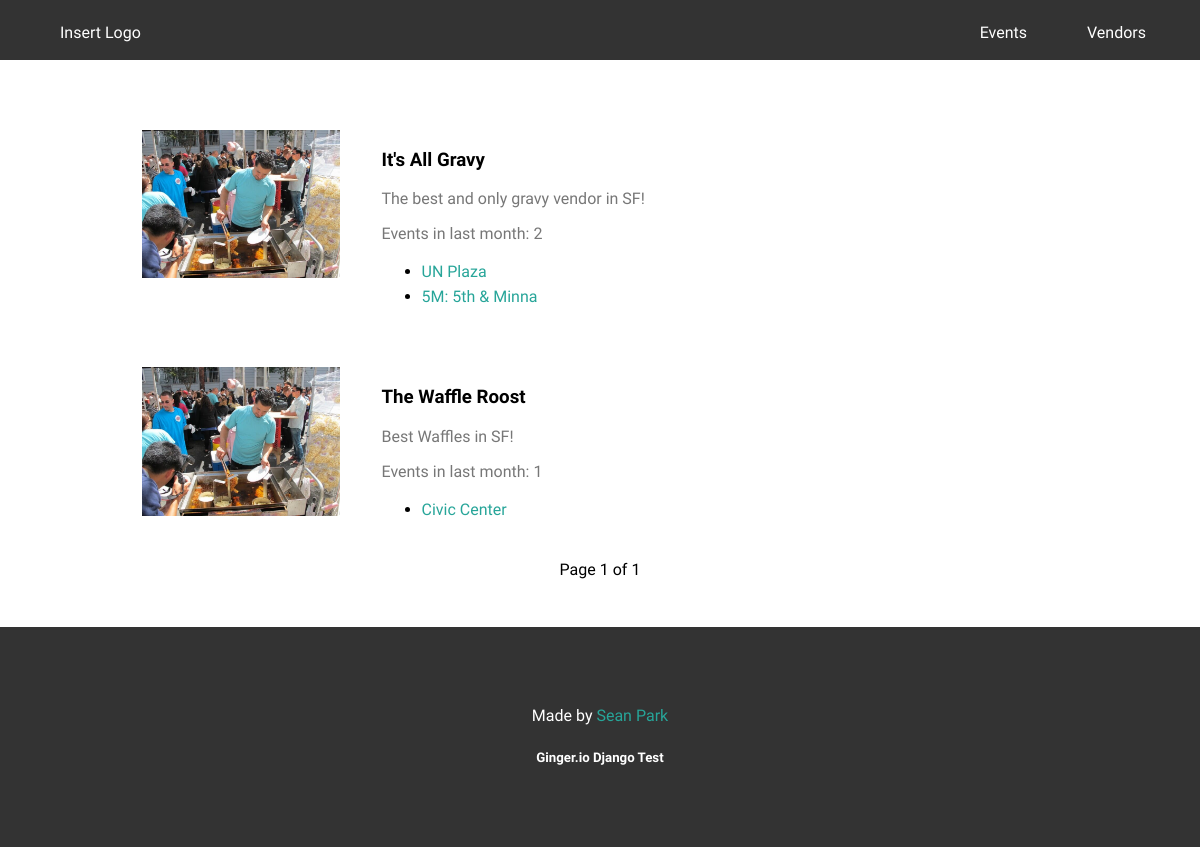
The app's page /vendors/ with its own data.
### vendors/models.py (models this page shows, shortened)
class Vendor(models.Model):
	name = models.CharField(max_length=50)
	events = models.ManyToManyField(Event)
	description = models.CharField(max_length=200)

### events/models.py (models this page shows)
class Event(models.Model):
	name = models.CharField(max_length=50)
	description = models.CharField(max_length=200)
	start_time = models.DateTimeField()
	end_time = models.DateTimeField()
	location = models.CharField(max_length=200)
	def __str__(self):
		return self.name

### vendors/views.py (the view)
def index(request):
	vendors = Vendor.objects.all()
	last_month = datetime.date.today() - datetime.timedelta(days=30)
	recent_event_counts = map((lambda v: v.events.filter(start_time__gte=last_month).count()), Vendor.objects.all())
	vendor_list = list(zip(vendors, recent_event_counts))
	vendor_list.sort(key=operator.itemgetter(1), reverse=True)
	template = loader.get_template('vendors/index.html')
	paginator = Paginator(vendor_list, 10) # Show 10 vendors per page
	page = request.GET.get('page')
	try:
		vendors = paginator.page(page)
	except PageNotAnInteger:
		vendors = paginator.page(1)
	except EmptyPage:
		vendors = paginator.page(paginator.num_pages)
	return render(request, 'vendors/index.html', {'vendors': vendors})

### vendors/templates/vendors/index.html (shortened to what this page needs)
{% extends "base.html" %}
{% load static %}
{% block content %}
	{% if vendors %}
	  <table id="vendor-list">
	    {% for vendor, event_count in vendors %}
	    	<tr>
	        <td>
	        	<a href="{% url 'vendors:detail' vendor.id %}"><img src="{% static 'vendor.jpg' %}"></a>
	        </td>
	        <td colspan="3">
	        	<a href="{% url 'vendors:detail' vendor.id %}">
	        	 	<h3>{{vendor.name}}</h3>
	        	</a>
	        	<p>{{vendor.description | truncatechars:50 }}</p>
	        	<p>Events in last month: {{event_count}}</p>
	        	<ul>
	        		{% for event in vendor.events.all|slice:"3" %}
		        		<li>
		        			<a href="{% url 'events:detail' event.id %}" class="link">{{event}}</a>
		        		</li>
	        		{% endfor %}
	        	</ul>
	        </td>
	    	</tr>
	    {% endfor %}
	  </table>
	  <div class="pagination">
	    <span class="step-links">
        <span class="current">
            Page {{ vendors.number }} of {{ vendors.paginator.num_pages }}
        </span>
	    </span>
		</div>
	{% else %}
	    <p>No vendors are available.</p>
	{% endif %}
{% endblock %}

### static/base-styles.css (style rules this page uses)
html { font-family: 'Signika', sans-serif; }
* { max-width: 100%; }
body { margin: 0; }
a { text-decoration: none; color: inherit; }
.link { color: #27a599; text-decoration: none; transition: all .35s ease; line-height: 25px; padding-bottom: 2px; border-bottom: 2px solid transparent; }
table { table-layout: fixed; width: 100%; }
table td { padding: 10px; vertical-align: top; text-align: left; }
#vendor-list td, #event-list td { padding: 20px; vertical-align: top; }
#vendor-list td img, #event-list td img { width: 100%; }
#vendor-list td p, #event-list td p { color: #777; }

### records on screen
Vendor: name "It's All Gravy", description "The best and only gravy vendor in SF!", id "2"
Event: name "UN Plaza"
Event: name "5M: 5th & Minna"
Vendor: name "The Waffle Roost", description "Best Waffles in SF!", id "1"
Event: name "Civic Center"

### other values on screen
{{ vendors.number }} "1"
{{ vendors.paginator.num_pages }} "1"
